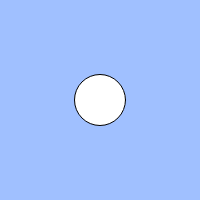
Frame 1 (no input)
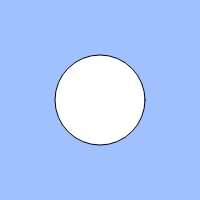
Frame 60 (no input)
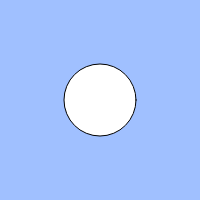
Frame 120 (the mouse pressed at the canvas centre since frame 60)

The p5.js sketch that drew these frames (run headless with seeded random() and noise() and a simulated clock; from frame 60 on, the mouse is pressed at the canvas centre):

// p5.js sketch
// ── sketch.js
// 練習問題「心臓の鼓動のように大きくなったり小さくなったりする円」
let count;
let cycle;
let size;

function setup(){
  createCanvas(200, 200);
  count = 0;
  cycle = 100;
  size= 50;
}

function draw(){
  background(160, 192, 255);
  count = (count + 1) % cycle;
  if(count <= 50){
    size = size + 1
  }
  else{
    size = size - 1
  }


  ellipse(width / 2, height / 2, size);
}
